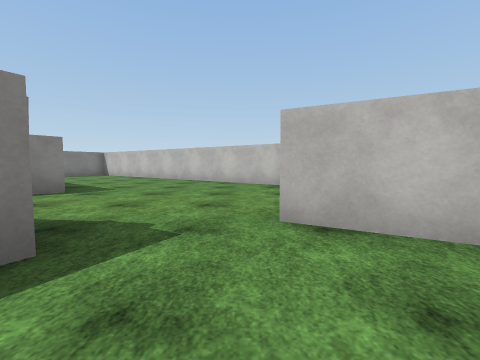
view 1 (above)

17 first-person views from a walk through a 3-D level made in the Unity game engine. The camera is 1.2 m above the floor, tilts 4° down and sees 90° across. The floor is counted in squares, 2 m on a side. Each view is taken from the middle of a square. On the plan, view 1 faces up. The plan holds only what a view shows up to about 9 squares ahead; the rest is blank. The place goes on beyond the plan. The player is left out. Some surface patterns are stand-ins.

view 2
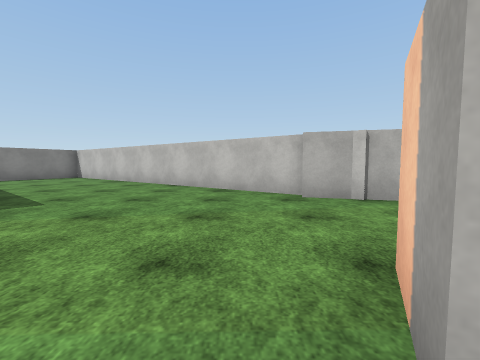

view 3
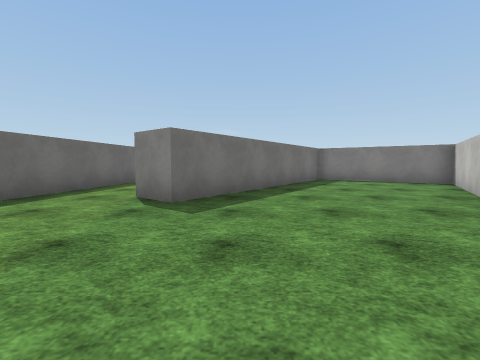

view 4
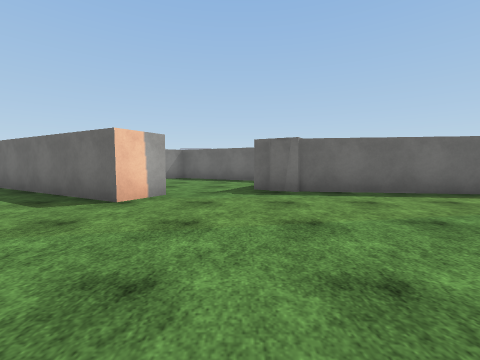

view 5
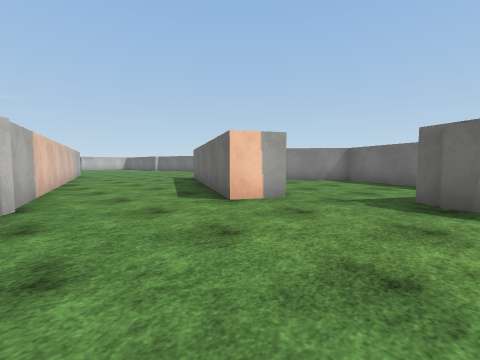

view 6
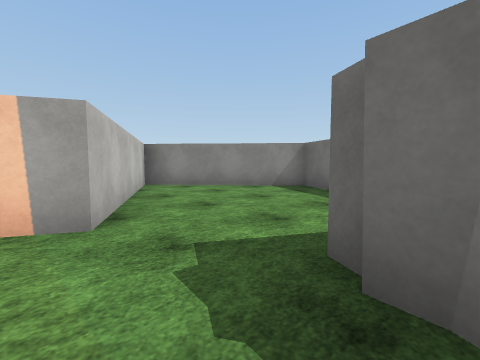

view 7
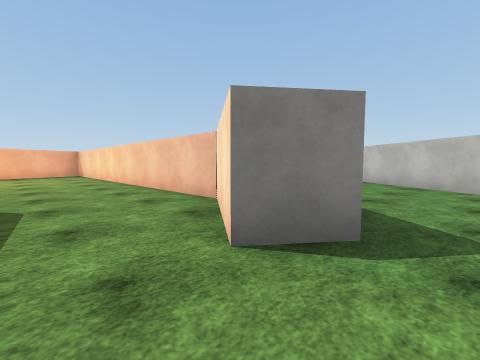

view 8
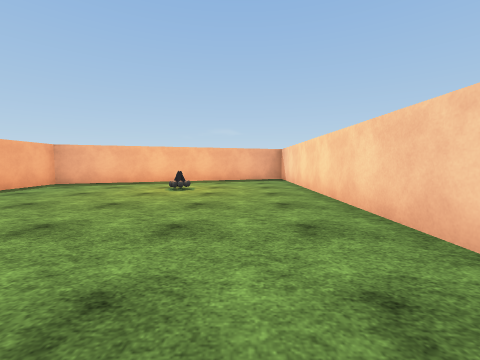

view 9
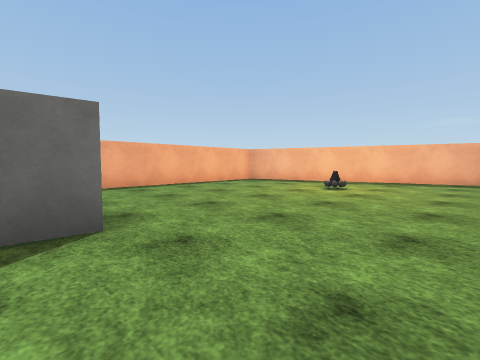

view 10
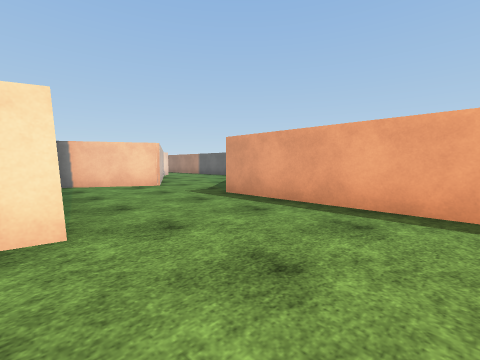

view 11
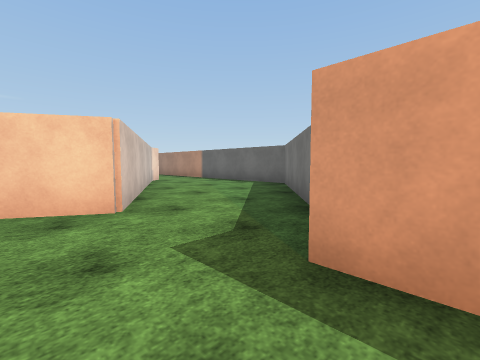

view 12
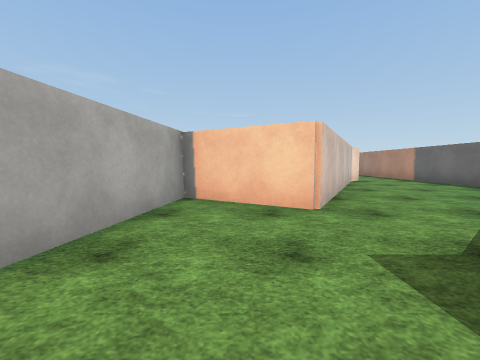

view 13
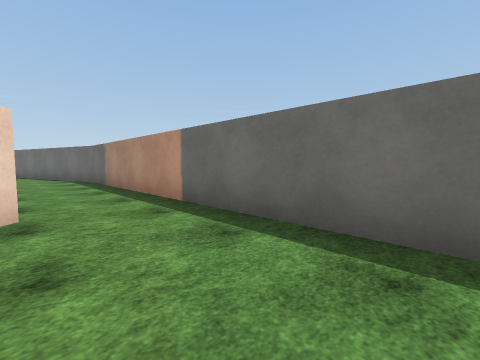

view 14
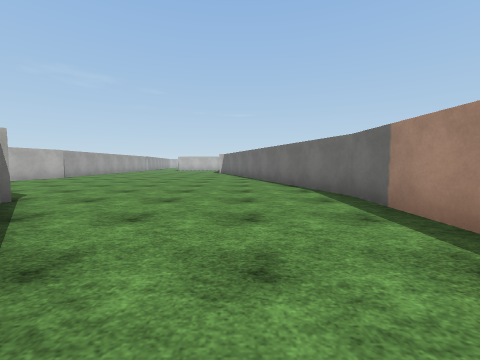

view 15
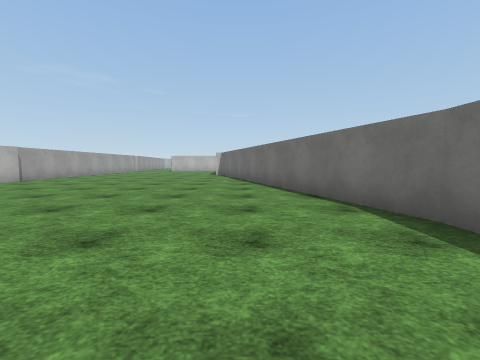

view 16
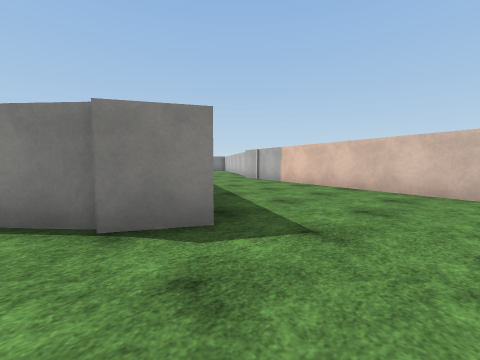

view 17
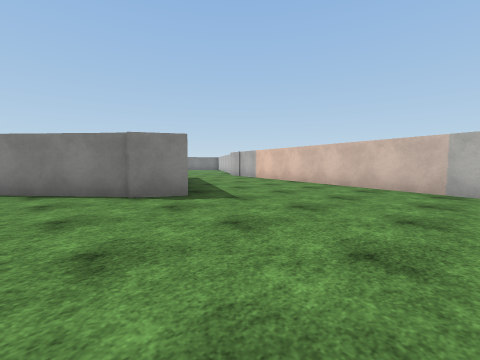

### Floor plan
Ten units are one square. View 1 is at (0, 0); x grows to the right and y downward. Boxes are objects, and circles mark ways between rooms. Rooms are numbered by the first view taken in them; rooms with no view inside come last. Other rooms are left out.
<svg viewBox="-160 -126 271 192">
<path fill="none" stroke="#000" d="M-15 12 13 28 46 -1 4 -25M-17 -17 -12 -15M-66 -26 -22 -19M-21 -19 -16 -19M12 -64 -68 -121 -89 -89 -36 -50 -42 -42 -50 -48M4 -25 9 -33M-78 -16 -77 -21M-76 -27 -66 -26M-50 -48 -61 -56 -155 -56M-53 31 -29 60 6 60M-154 -31 -139 13 -62 13M9 37 -40 10 -28 -10 -57 -14M59 1 36 21M62 -5 57 5M63 61 105 48M14 42 9 37M106 -36 11 -62M9 -33 55 -8M6 60 65 60"/>
<rect x="-135" y="-35" width="10" height="10" fill="#bbb"><title>other object</title></rect>
<circle cx="-5" cy="-20" r="3" fill="#2a7"/>
<circle cx="-55" cy="-35" r="3" fill="#2a7"/>
<circle cx="10" cy="-50" r="3" fill="#2a7"/>
<circle cx="10" cy="50" r="3" fill="#2a7"/>
<text x="10" y="0">1</text>
<text x="-40" y="-60">2</text>
<text x="-80" y="-10">3</text>
<text x="60" y="10">4</text>
</svg>
Room 1 opens to room 2. Room 2 opens to room 3. Room 2 opens to room 4. Room 3 opens to room 4.

Where each view was taken, in squares from view 1:
view 1: 0 up, 0 right, facing up
view 2: 2 up, 0 right, facing up
view 3: 6 up, 0 right, facing left
view 4: 7 up, 1 left, facing down
view 5: 6 up, 2 left, facing down-right
view 6: 3 up, 2 left, facing down-right
view 7: 3 up, 3 left, facing up-left
view 8: 4 up, 7 left, facing left
view 9: 5 up, 7 left, facing down-left
view 10: 2 up, 10 left, facing down-right
view 11: 0 up, 7 left, facing down-right
view 12: 0 up, 7 left, facing right
view 13: 4 down, 2 left, facing down-right
view 14: 4 down, 2 right, facing right
view 15: 4 down, 4 right, facing right
view 16: 1 down, 8 right, facing up-left
view 17: 2 down, 10 right, facing up-left
